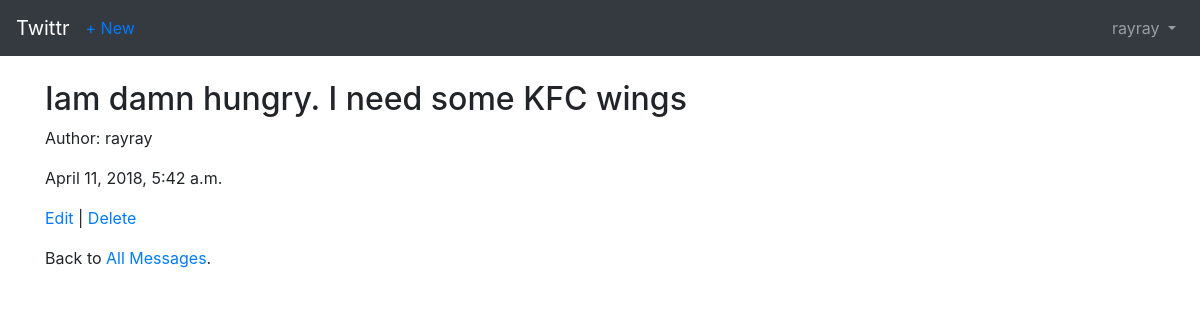
Page /posts/2/ (signed in) on the earlier database version.
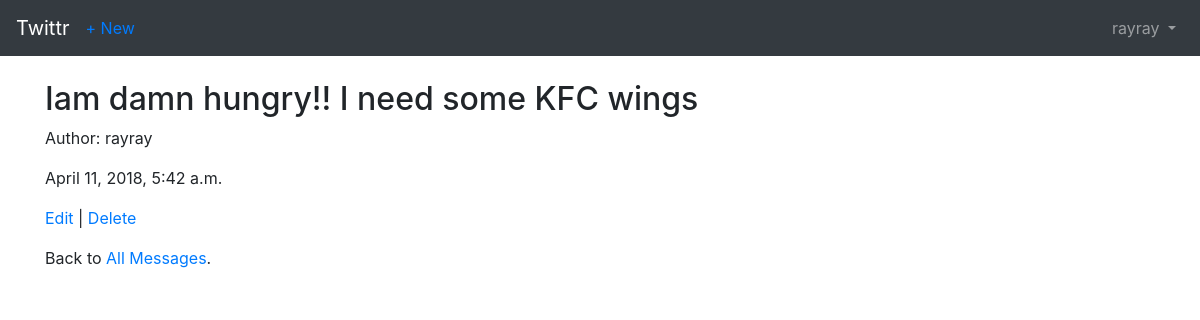
Same page on the later database version.
### posts/models.py (models this page shows, shortened)
class Post(models.Model):
    message = models.CharField(max_length=280)
    date = models.DateTimeField(auto_now_add=True)
    author = models.ForeignKey(settings.AUTH_USER_MODEL, on_delete=models.CASCADE)

### users/models.py (models this page shows)
class CustomUser(AbstractUser):
    objects = CustomUserManager

### posts/views.py (the view)
# urls.py: path('<int:pk>/', views.PostDetailView.as_view(), name='post_detail'),
class PostDetailView(LoginRequiredMixin, DetailView):
    model = models.Post
    template_name = 'post_detail.html'
    login_url = 'login'

### templates/post_detail.html
{% extends 'base.html' %}
{% block content %}
  <div class="post-entry">
    <h2>{{ object.message }}</h2>
    <p>Author: {{ object.author }}</p>
    <p>{{ object.date }}</p>
  </div>
  <p><a href="{% url 'post_edit' post.pk %}">Edit</a> | <a href="{% url 'post_delete' post.pk %}">Delete</a></p>
  <p>Back to <a href="{% url 'post_list' %}">All Messages</a>.</p>
{% endblock content %}

Differences in the rows shown:
changed Post "rayray": message "Iam damn hungry. I need some KFC wings" → "Iam damn hungry!! I need some KFC wings"
